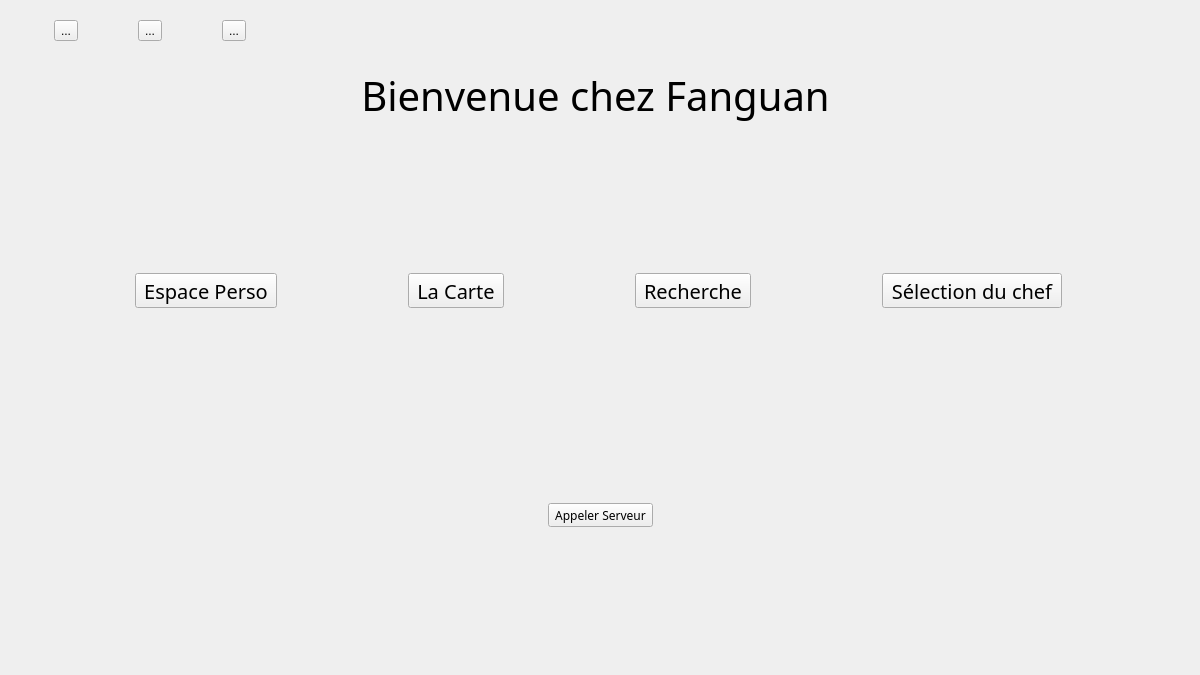
<?xml version="1.0" encoding="UTF-8"?>
<ui version="4.0">
 <class>Form</class>
 <widget class="QWidget" name="Form">
  <property name="geometry">
   <rect>
    <x>0</x>
    <y>0</y>
    <width>1200</width>
    <height>675</height>
   </rect>
  </property>
  <property name="windowTitle">
   <string>Form</string>
  </property>
  <widget class="QWidget" name="horizontalLayoutWidget_3">
   <property name="geometry">
    <rect>
     <x>0</x>
     <y>0</y>
     <width>301</width>
     <height>61</height>
    </rect>
   </property>
   <layout class="QHBoxLayout" name="horizontalLayout_6">
    <item>
     <widget class="QToolButton" name="franceButton">
      <property name="text">
       <string>...</string>
      </property>
      <property name="icon">
       <iconset>
        <normaloff>france.jpg</normaloff>france.jpg</iconset>
      </property>
      <property name="iconSize">
       <size>
        <width>45</width>
        <height>30</height>
       </size>
      </property>
     </widget>
    </item>
    <item>
     <widget class="QToolButton" name="toolButton_2">
      <property name="text">
       <string>...</string>
      </property>
      <property name="icon">
       <iconset>
        <normaloff>angleterre.jpg</normaloff>angleterre.jpg</iconset>
      </property>
      <property name="iconSize">
       <size>
        <width>45</width>
        <height>30</height>
       </size>
      </property>
     </widget>
    </item>
    <item>
     <widget class="QToolButton" name="chinaButton">
      <property name="text">
       <string>...</string>
      </property>
      <property name="icon">
       <iconset>
        <normaloff>chine.png</normaloff>chine.png</iconset>
      </property>
      <property name="iconSize">
       <size>
        <width>45</width>
        <height>30</height>
       </size>
      </property>
     </widget>
    </item>
   </layout>
  </widget>
  <widget class="QWidget" name="horizontalLayoutWidget">
   <property name="geometry">
    <rect>
     <x>10</x>
     <y>190</y>
     <width>1181</width>
     <height>201</height>
    </rect>
   </property>
   <layout class="QHBoxLayout" name="horizontalLayout">
    <item>
     <widget class="QToolButton" name="persoButton">
      <property name="font">
       <font>
        <family>Manjari</family>
        <pointsize>15</pointsize>
       </font>
      </property>
      <property name="text">
       <string>Espace Perso</string>
      </property>
      <property name="icon">
       <iconset>
        <normaloff>smileymaison.png</normaloff>smileymaison.png</iconset>
      </property>
      <property name="iconSize">
       <size>
        <width>150</width>
        <height>130</height>
       </size>
      </property>
      <property name="toolButtonStyle">
       <enum>Qt::ToolButtonTextUnderIcon</enum>
      </property>
     </widget>
    </item>
    <item>
     <widget class="QToolButton" name="cardButton">
      <property name="font">
       <font>
        <family>Manjari</family>
        <pointsize>15</pointsize>
       </font>
      </property>
      <property name="text">
       <string>La Carte</string>
      </property>
      <property name="icon">
       <iconset>
        <normaloff>menu.png</normaloff>menu.png</iconset>
      </property>
      <property name="iconSize">
       <size>
        <width>150</width>
        <height>130</height>
       </size>
      </property>
      <property name="toolButtonStyle">
       <enum>Qt::ToolButtonTextUnderIcon</enum>
      </property>
     </widget>
    </item>
    <item>
     <widget class="QToolButton" name="searchButton">
      <property name="font">
       <font>
        <family>Manjari</family>
        <pointsize>15</pointsize>
       </font>
      </property>
      <property name="text">
       <string>Recherche</string>
      </property>
      <property name="icon">
       <iconset>
        <normaloff>loupe.jpg</normaloff>loupe.jpg</iconset>
      </property>
      <property name="iconSize">
       <size>
        <width>150</width>
        <height>130</height>
       </size>
      </property>
      <property name="toolButtonStyle">
       <enum>Qt::ToolButtonTextUnderIcon</enum>
      </property>
     </widget>
    </item>
    <item>
     <widget class="QToolButton" name="selectionButton">
      <property name="font">
       <font>
        <family>Manjari</family>
        <pointsize>15</pointsize>
       </font>
      </property>
      <property name="text">
       <string>Sélection du chef</string>
      </property>
      <property name="icon">
       <iconset>
        <normaloff>toque.png</normaloff>toque.png</iconset>
      </property>
      <property name="iconSize">
       <size>
        <width>150</width>
        <height>130</height>
       </size>
      </property>
      <property name="toolButtonStyle">
       <enum>Qt::ToolButtonTextUnderIcon</enum>
      </property>
     </widget>
    </item>
   </layout>
  </widget>
  <widget class="QWidget" name="horizontalLayoutWidget_2">
   <property name="geometry">
    <rect>
     <x>10</x>
     <y>420</y>
     <width>1181</width>
     <height>191</height>
    </rect>
   </property>
   <layout class="QHBoxLayout" name="horizontalLayout_2">
    <item>
     <widget class="QToolButton" name="waiterButton">
      <property name="font">
       <font>
        <family>Manjari</family>
       </font>
      </property>
      <property name="text">
       <string>Appeler Serveur</string>
      </property>
      <property name="icon">
       <iconset>
        <normaloff>bell.png</normaloff>bell.png</iconset>
      </property>
      <property name="iconSize">
       <size>
        <width>150</width>
        <height>130</height>
       </size>
      </property>
      <property name="toolButtonStyle">
       <enum>Qt::ToolButtonTextUnderIcon</enum>
      </property>
     </widget>
    </item>
   </layout>
  </widget>
  <widget class="QLabel" name="label">
   <property name="geometry">
    <rect>
     <x>0</x>
     <y>60</y>
     <width>1191</width>
     <height>71</height>
    </rect>
   </property>
   <property name="font">
    <font>
     <family>Manjari</family>
     <pointsize>30</pointsize>
     <italic>false</italic>
    </font>
   </property>
   <property name="text">
    <string>Bienvenue chez Fanguan</string>
   </property>
   <property name="alignment">
    <set>Qt::AlignCenter</set>
   </property>
  </widget>
 </widget>
 <resources/>
 <connections/>
</ui>
